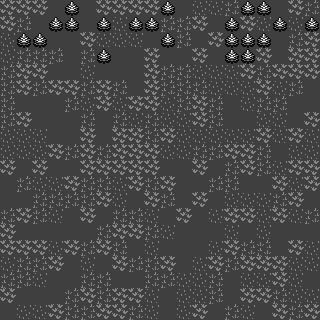

A level layout from a 2D game, rendered from its tile map. Below: a short description, then the map file with its tile-grid data intact:
An orthogonal 20x20 tile map with 16x16 px tiles, 1 tile layer (Tile Layer 1) and 6 objects (r1, r2, r3, l1, l2, ...).

<map version="1.0" orientation="orthogonal" width="20" height="20" tilewidth="16" tileheight="16">
 <tileset firstgid="1" name="basic" tilewidth="16" tileheight="16">
  <image source="../sheets/bitrpg.png" width="160" height="448" />
 </tileset>
 <layer name="Tile Layer 1" width="20" height="20">
  <data encoding="csv">
54,54,54,51,58,51,54,54,54,54,58,51,52,52,53,58,58,51,54,53,
54,53,51,58,58,51,58,52,58,58,53,53,54,51,58,54,52,58,52,58,
52,58,58,51,51,54,52,52,52,51,58,53,51,54,58,58,58,51,53,54,
52,53,53,53,51,53,58,51,51,54,51,51,54,51,58,58,54,51,54,54,
53,54,54,51,51,52,51,51,51,54,53,53,52,52,52,54,53,54,54,54,
53,54,53,54,54,53,54,53,51,54,53,53,53,52,52,52,54,52,53,51,
53,51,51,51,53,52,54,52,54,54,52,53,54,53,51,52,53,53,51,51,
53,54,51,51,51,53,51,53,52,53,52,52,54,53,51,51,52,52,51,54,
52,52,52,51,51,54,51,54,54,53,54,52,52,52,52,52,54,52,54,52,
52,52,52,54,53,54,53,54,54,54,52,52,53,53,54,54,53,51,52,52,
54,51,54,51,51,54,54,54,54,54,51,51,54,51,53,54,53,52,54,54,
51,53,52,52,54,53,53,52,54,53,54,51,51,53,53,51,51,54,52,54,
51,51,53,53,53,53,54,52,51,54,53,51,54,51,52,52,52,53,54,51,
53,54,53,52,51,54,51,53,53,52,51,54,51,52,54,54,52,54,52,53,
54,51,51,51,51,51,53,54,54,53,52,51,51,51,52,51,52,51,51,51,
54,54,54,52,54,53,54,53,51,52,51,51,51,52,54,53,53,51,54,52,
52,53,53,54,51,52,51,54,53,53,54,51,52,54,53,54,54,54,52,52,
53,53,52,51,51,53,53,51,51,53,53,52,52,53,51,52,52,54,52,51,
54,51,51,51,53,54,53,54,54,52,51,52,52,53,51,54,54,53,52,52,
51,52,52,54,53,53,54,54,53,52,51,52,54,51,53,52,51,54,53,54
</data>
 </layer>
 <objectgroup name="regions" width="20" height="20">
  <object name="r1" x="204" y="77" width="46" height="42">
   <properties>
    <property name="team" value="1" />
    <property name="unit" value="0" />
   </properties>
  </object>
  <object name="r2" x="223" y="133" width="49" height="44">
   <properties>
    <property name="team" value="1" />
    <property name="unit" value="1" />
   </properties>
  </object>
  <object name="r3" x="201" y="196" width="52" height="47">
   <properties>
    <property name="team" value="1" />
    <property name="unit" value="2" />
   </properties>
  </object>
  <object name="l1" x="74" y="77" width="55" height="44">
   <properties>
    <property name="team" value="0" />
    <property name="unit" value="0" />
   </properties>
  </object>
  <object name="l2" x="54" y="134" width="55" height="44">
   <properties>
    <property name="team" value="0" />
    <property name="unit" value="1" />
   </properties>
  </object>
  <object name="l3" x="73" y="191" width="54" height="52">
   <properties>
    <property name="team" value="0" />
    <property name="unit" value="2" />
   </properties>
  </object>
 </objectgroup>
</map>
